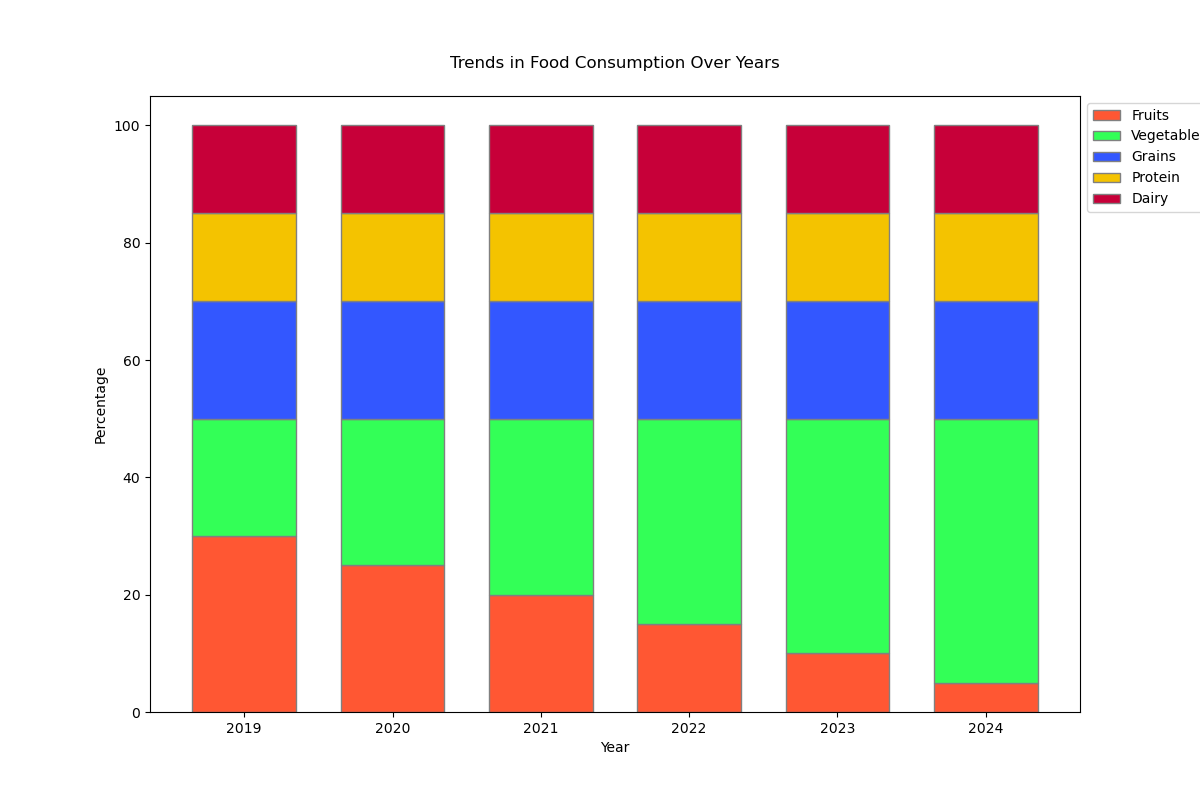

This figure's Python source:

import matplotlib.pyplot as plt
import numpy as np

categories = ['2019', '2020', '2021', '2022', '2023', '2024']
fruits = [30, 25, 20, 15, 10, 5]
vegetables = [20, 25, 30, 35, 40, 45]
grains = [20, 20, 20, 20, 20, 20]
protein = [15, 15, 15, 15, 15, 15]
dairy = [15, 15, 15, 15, 15, 15]

barWidth = 0.7
bars1 = np.array(fruits)
bars2 = np.array(vegetables)
bars3 = np.array(grains)
bars4 = np.array(protein)
bars5 = np.array(dairy)

r = np.arange(len(categories))

plt.figure(figsize=(12, 8))
plt.bar(r, bars1, color='#FF5733', edgecolor='grey', width=barWidth, label='Fruits')
plt.bar(r, bars2, bottom=bars1, color='#33FF57', edgecolor='grey', width=barWidth, label='Vegetables')
plt.bar(r, bars3, bottom=bars1+bars2, color='#3357FF', edgecolor='grey', width=barWidth, label='Grains')
plt.bar(r, bars4, bottom=bars1+bars2+bars3, color='#F4C300', edgecolor='grey', width=barWidth, label='Protein')
plt.bar(r, bars5, bottom=bars1+bars2+bars3+bars4, color='#C70039', edgecolor='grey', width=barWidth, label='Dairy')

plt.xlabel('Year')
plt.ylabel('Percentage')
plt.title('Trends in Food Consumption Over Years', pad=20)
plt.xticks(r, categories)
plt.legend(loc='upper left', bbox_to_anchor=(1,1), ncol=1)
plt.show()
